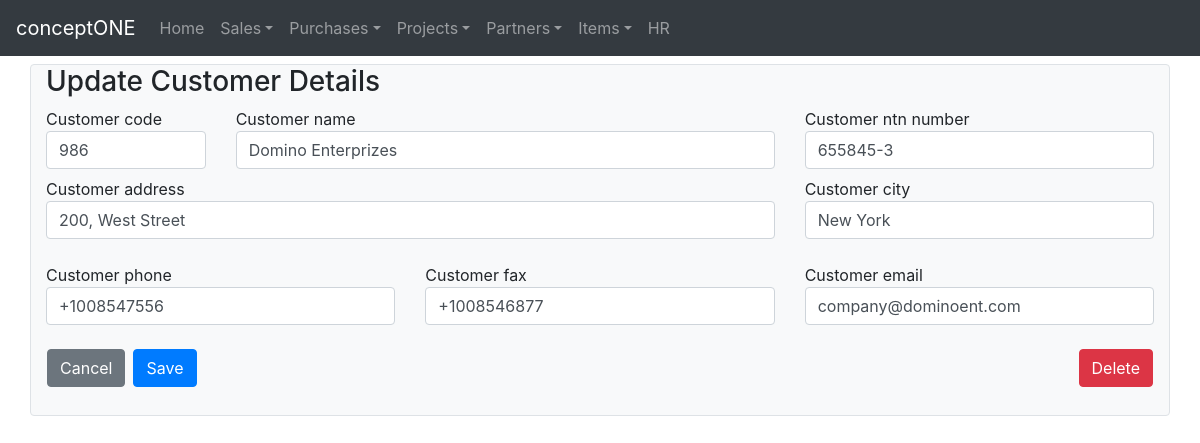
The app's page /customers/update/3/, older data.
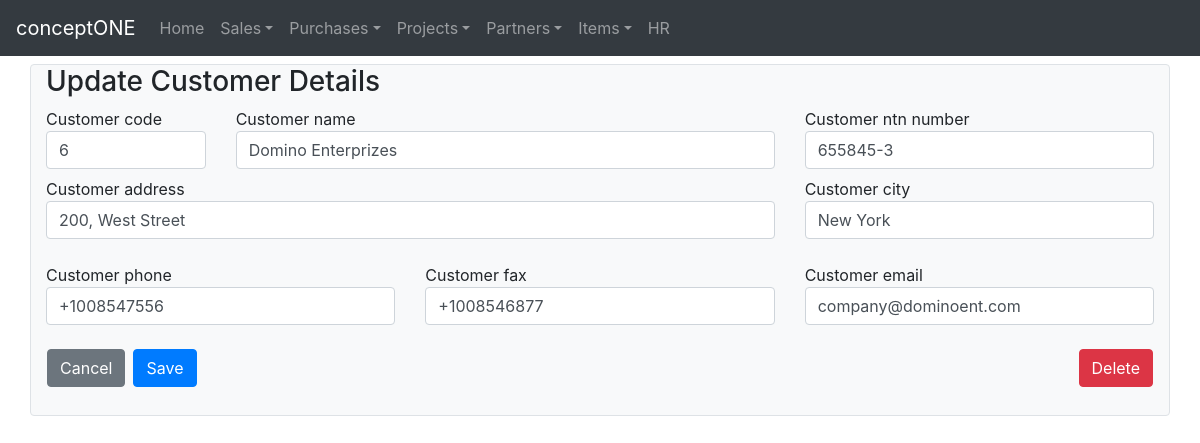
The same page, newer data.
### crudbasic/models.py (models this page shows, shortened)
class Customers(models.Model):
    customer_code = models.CharField(max_length=16, unique=True)
    customer_name = models.CharField(max_length=128, unique=True)
    customer_address = models.CharField(max_length=264)
    customer_city = models.CharField(max_length=128)
    customer_phone = models.CharField(max_length=128, blank=True)
    customer_fax = models.CharField(max_length=128, blank=True)
    customer_email = models.EmailField(max_length=192, blank=True)
    customer_ntn_number = models.CharField(max_length=128, blank=True)
    created_on = models.DateTimeField(auto_now_add=True)
    updated_on = models.DateTimeField(auto_now=True)

### crudbasic/views.py (the view, shortened to what this page needs)
# urls.py: path('customers/update/<int:pk>/',views.UpdateCustomerView.as_view(),name='updatecustomer'),
class UpdateCustomerView(UpdateView):
    model = Customers
    form_class = CustomerForm
    template_name = 'crudbasic/createcustomer.html'

### crudbasic/forms.py
class CustomerForm(forms.ModelForm):
    class Meta:
        model = Customers
        fields = '__all__'
        widgets = {
                'customer_code':forms.TextInput(attrs={'class':'form-control'}),
                'customer_name':forms.TextInput(attrs={'class':'form-control'}),
                'customer_address':forms.TextInput(attrs={'class':'form-control'}),
                'customer_city':forms.TextInput(attrs={'class':'form-control'}),
                'customer_phone':forms.TextInput(attrs={'class':'form-control'}),
                'customer_fax':forms.TextInput(attrs={'class':'form-control'}),
                'customer_email':forms.TextInput(attrs={'class':'form-control'}),
                'customer_ntn_number':forms.TextInput(attrs={'class':'form-control'}),
        }

### templates/crudbasic/CreateCustomer.html
<!DOCTYPE html>
{% extends "crudbasic/base.html" %}
  {% block body_block %}
    <div class="container pb-1 border bg-light rounded">
      <h3>
        {% if not form.instance.pk %}
          Create New Customer
        {% else %}
          Update Customer Details
        {% endif %}
      </h3>
        <form method="post">{% csrf_token %}
          <div class="row mb-2">
            <div class="col-md-2">
              {{ form.customer_code.label }}
              {{ form.customer_code }}
            </div>
            <div class="col-md-6">
              {{ form.customer_name.label }}
              {{ form.customer_name }}
            </div>
            <div class="col-md-4">
              {{ form.customer_ntn_number.label }}
              {{ form.customer_ntn_number }}
            </div>
          </div>
          <div class="row mb-4">
            <div class="col-md-8">
              {{ form.customer_address.label }}
              {{ form.customer_address }}
            </div>
            <div class="col-md-4">
              {{ form.customer_city.label }}
              {{ form.customer_city }}
            </div>
          </div>
          <div class="row mb-4">
            <div class="col-md-4">
              {{ form.customer_phone.label}}
              {{ form.customer_phone }}
            </div>
            <div class="col-md-4">
              {{ form.customer_fax.label }}
              {{ form.customer_fax }}
            </div>
            <div class="col-md-4">
              {{ form.customer_email.label }}
              {{ form.customer_email }}
            </div>
          </div>
          <div class="row mb-4">
            {% url 'crudbasic:customers' as back_url %}
            {% if not form.instance.pk %}
              {% include "crudbasic/buttonpanel/createbuttonpanel.html" %}
            {% else %}
              {% include "crudbasic/buttonpanel/updatebuttonpanel.html" %}
            {% endif %}
          </div>
        </form>
    </div>
  {% endblock %}

Row changes from the older to the newer data that the page shows:
changed Customers "Domino Enterprizes": customer_code "986" → "6"
